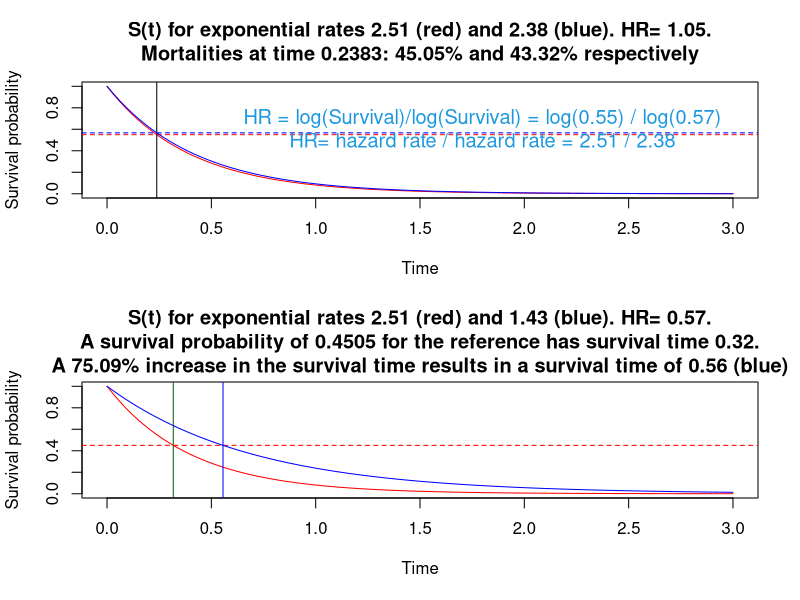

R code for this plot: (Note: this script raises an error after producing the figure.)
  
  # plot exp curves , see my survival presentation code where this has been adapted from..      
  rm(list=ls())
  # https://stackoverflow.com/questions/3245862/format-numbers-to-significant-figures-nicely-in-r
  formatz <- function(x){
    
    if (!is.na(x)  ) {
      
      formatC(signif(x,digits=5), digits=5,format="fg", flag="#",big.mark=",")
      
    }
    
  }
  
  formatz0 <- function(x){
    sprintf(x, fmt = '%s')  
  }
  formatz1 <- function(x){
    sprintf(x, fmt = '%#.1f')  
  }
  formatz2 <- function(x){
    sprintf(x, fmt = '%#.2f')  
  }
  formatz00 <- function(x){
    round(x,0) 
  }
  formatz4 <- function(x){
    sprintf(x, fmt = '%#.4f')  
  }
  #~~~~~~~~~~~~~~~~~~~~~~~~~~~~~~~~~~~~~~~~~~~~~~~~~~~~~~~~~~~~~~~~~~~~~~~~~~~~~~~~~~~~~~~

  lambda  <-runif(1,1,3)                       # this will be a constant hazard rate
  lambda2 <-runif(1,1,3)                       # second curve rate
  
  end <- ceiling(-(log(1-.999)/ lambda))       # for plotting 99th percentile
  s <- seq(0,end, length.out = end+1)          # reasonable x axis
  p=.5                                         # choose survival prop
  p=runif(1)
  ms <- -log(1-p)/lambda                       # survival

 
  
  (time1 <- ms )
  (mort1 <-  exp(-lambda2*  ms  ) ) # e^-lambda*t
  
  # tereneau book p62
  # In the case of exponential distributions, the reciprocal of the ratio of
  # medians (or any other quantile) gives e(b). For example, if we want to
  # detect a 50% increase in median survival time, we would set e(Beta) = 2/3. 
  (log(1-p)/log(mort1))
  lambda/lambda2
  #~~~~~~~~~~~~~~~~~~~~~~~~~~~~~~~~~~~~~~~~~~~~~~~~~~~~~~~~~~~~~~~~~~~~~~~~~~~~~~~~~~~~
  #~~~~~~~~~~~~~~~~~~~~~~~~~~~~~~~~~~~~~~~~~~~Survival function~~~~~~~~~~~~~~~~~~~~~~~~~~~~~~~
  par(mfrow=c(2,1))
  zp <- function(x, shape, scale)
    pweibull(x, shape=shape, scale=scale,lower.tail=F)
  
 
   
  curve(zp(x, shape=1, scale=1/lambda), from=0, to=end, 
         main=paste0("S(t) for exponential rates ",formatz2(lambda)," (red) and ",formatz2(lambda2), " (blue). HR= ",formatz2(lambda/lambda2),".\nMortalities at time ",
                       formatz4(ms),": ",formatz2(p*100),"% and ", 
                    formatz2((1-mort1)*100 ), "% respectively" ),
        ylab='Survival probability', xlab='Time', col="red")
  abline(v=ms )  
  abline(h=1-p , col='red' , lty=2)
  
   
  curve(zp(x, shape=1, scale=1/lambda2), from=0, to=end, #main=paste0("S(t), rate = ",lambda2,""),
        ylab='Survival probability', xlab='Time', col="blue", add=TRUE)
  abline(h=mort1 , col='blue' , lty=2)  # think of exp(-lambda*t) where t is the define line above
  

  text(x = end*.6, y = .7,                # Text with different color & size
       paste0("HR = log(Survival)/log(Survival) = log(",formatz2(1-p),") / log(",formatz2(mort1),")"),
       col = "#1b98e0",
       cex = 1.2)
  
  text(x = end*.6, y = .5,                # Text with different color & size
       paste0("HR= hazard rate / hazard rate = ",formatz2(lambda)," / ",formatz2(lambda2),""),
       col = "#1b98e0",
       cex = 1.2)
 # ratio of two survivals
 A <- -log(1-p)/lambda2
 B <- -log(1-p)/lambda
  
 A/B
 lambda/lambda2
  
 #~~~~~~~~~~~~~~~~~~~~~~~~~~~~~~~~~~~~~~~~~~~~~~~~~~~~~~~~~~~~~~~~~~~~~~~~~~~~~~~~~~~~~~~~~~~~~~~~
 ## instead of survival mortality lets postulated change in the time for survival  
 
  #a 50% increase in median survival time, we would set e(3 =
 
 fact. <-  0.50 # % increase in time for survival of this means
 fact. <-  runif(1) # % increase in time for survival of this means
 #lambda <-  3 # baseline hazard (reference)
 lambda2  <-  lambda/(1+fact.)
 hr    <-  lambda2/lambda
 
 curve(zp(x, shape=1, scale=1/lambda), from=0, to=end, 
       main=paste0("S(t) for exponential rates ",formatz2(lambda)," (red) and ",formatz2(lambda2), " (blue). HR= ",formatz2(hr),".\n A survival probability of ",formatz4(p)," for the reference has survival time ",
                   formatz2(-log(p)/lambda),". \nA ",formatz2(fact.*100) ,"% increase in the survival time results in a survival time of ",formatz2(-log(p)/lambda2)," (blue)"),
       ylab='Survival probability', xlab='Time', col="red")
 abline(v= -log(p)/lambda, col='darkgreen')  
 abline(h=p , col='red' , lty=2)
 abline(v= -log(p)/lambda2 , col='blue')   
 
 curve(zp(x, shape=1, scale=1/lambda2), from=0, to=end,  
       ylab='Survival probability', xlab='Time', col="blue", add=TRUE)
  
 #~~~~~~~~~~~~~~~~~~~~~~~~~~~~~~~~~~~~~~~~~~~~~~~~~~~~~~~~~~~~~~~~~~~~~~~~~~~~~~~~~~~~~~~~~~~~~~~~
 
 par(mfrow=c(1,1))
 
 #~~~~~~~~~~~~~~~~~~~~~~~~~~~~~~~~~~~~~~~~~~~~~~~~~~~~~~~~~~~~~~~~~~~~~~~~~~~~~~~~~~~~~~~~~~~~~~~~~~~~~~~~~~~~~~~~~~~~~~~~~~~~~~~
# Programs that duplicated Stata survival power and Hmisc power calcs and a published paper
# I show how to bild in accrual and follow up too!!
# Here is a link that is useful for Hmisc::cpower
# https://www.math.uzh.ch/consulting/fileadmin/user_upload/Modeling_Survival_Time.pdf
# https://duckduckgo.com/?q=survival+analysis+sample+size&atb=v206-1&iar=videos&iax=videos&ia=videos&iai=https%3A%2F%2Fwww.youtube.com%2Fwatch%3Fv%3Dv18f-Jsqi4c
# the above is nquery video which is very good, see slide 11 nquery powerpoint

# This function is useful for creating d1 an input to Hmisc
# Example 1 nquery, we successfully duplicate it with cpower

  morti <- function ( d0=.5, hr=2/3, time=6){
    
      lambda = -log(1-d0)/time     # hazard rate 
      m = 1 - exp(-lambda*time*hr) # mortality hence subtracting from 1
      return(m)
  } 
  
  morti()
   
d0 <- 0.5
d1 <- morti()
cpower(tref=6, n=352, mc=d0, r= 100*(d0 - d1)/d0, tmin=39/4, 
       accrual=74/4, alpha=.05, pr=TRUE,
       noncomp.c = 0, noncomp.i = 0)

#~~~~~~~~~~~~~~~~~~~~~~~~~~~~~~~~~~~~~~~~~~~~~~~~~~~~~~~~~~~~~~~~~~~~~~~~~~~~~~~~~~~~~~~~~~~~~~~~~~~~~~~~~~~~~~~~~~~~~~~~~~~~~~~
# Example 2, we duplicate the paperhttps://www.ncbi.nlm.nih.gov/pmc/articles/PMC3405221/
# We needed 444 patients to detect an increase in 1-year survival from 29 to
# 40% with 80% power at a 5% significance level, 
# assuming an accrual time of 52 weeks and a minimum follow-up time of 52 weeks.

d0 <- 1-.29
d1 <- 1-.4
cpower(tref=1, n=444, mc=d0, r= 100*(d0 - d1)/d0, tmin=1, 
       accrual=1, alpha=.05, pr=TRUE,
       noncomp.c = 0, noncomp.i = 0)

#~~~~~~~~~~~~~~~~~~~~~~~~~~~~~~~~~~~~~~~~~~~~~~~~~~~~~~~~~~~~~~~~~~~~~~~~~~~~~~~~~~~~~~~~~~~~~~~~~~~~~~~~~~~~~~~~~~~~~~~~~~~~~~~
# example 3 I duplicate the Hmisc help file example
# Simulate a simple 2-arm clinical trial with exponential survival so
# we can compare power simulations of logrank-Cox test with cpower()
# Hazard ratio is constant and patients enter the study uniformly
# with follow-up ranging from 1 to 3 years
# Drop-in probability is constant at .1 and drop-out probability is
# constant at .175.  Two-year survival of control patients in absence
# of drop-in is .8 (mortality=.2).  Note that hazard rate is -log(.8)/2
# Total sample size (both groups combined) is 1000
# % mortality reduction by intervention (if no dropin or dropout) is 25
# This corresponds to a hazard ratio of 0.7283 (computed by cpower)

cpower(tref=2, n=1000, mc=.2, r=25, accrual=2, tmin=1, 
       noncomp.c=10, noncomp.i=17.5)

# repeating it , only rounding is the difference
d0= .2
time=2
hr=0.7283
d1 <- morti(d0=d0, hr= hr, time=time)

cpower(tref=time, n=1000, mc=d0, r=100*(d0 - d1)/d0, accrual=2, tmin=1, 
       noncomp.c=10, noncomp.i=17.5)
 
#~~~~~~~~~~~~~~~~~~~~~~~~~~~~~~~~~~~~~~~~~~~~~~~~~~~~~~~~~~~~~~~~~~~~~~~~~~~~~~~~~~~~~~~~~~~~~~~~~~~~~~~~~~~~~~~~~~~~~~~~~~~~~~~
# Example from Collett, D - Modelling survival data in medical research-CRC Press (2015)
d0= .6
time=5
#hr= log(0.60)/log(0.41)
#d1 <- morti(d0=d0, hr= hr, time=time)
d1=.41

cpower(tref=time, n=400, mc=d0, r=100*(d0 - d1)/d0, accrual=1.5, tmin=2,  # p478 and p482
       noncomp.c=0, noncomp.i=0)
cpower(tref=time, n=400, mc=d0, r=100*(d0 - d1)/d0, accrual=2, tmin=2, # p483
       noncomp.c=0, noncomp.i=0)
cpower(tref=time, n=903, mc=d0, r=100*(d0 - d1)/d0, accrual=20/24, tmin=0,  # p483 no this does not match <-!!
       noncomp.c=0, noncomp.i=0) #?

#~~~~~~~~~~~~~~~~~~~~~~~~~~~~~~~~~~~~~~~~~~~~~~~~~~~~~~~~~~~~~~~~~~~~~~~~~~~~~~~~~~~~~~~~~~~~~~~~~~~~~~~~~~~~~~~~~~~~~~~~~~~~~~~
# Stata survival book p353/354, we duplicate with cpower
# stpower exponential 0.03, hratio(0.6) power(0.9) aperiod(20) fperiod(15)

  hr   <- 0.6
  h    <- 0.03  
  time <- 1/h*(-log(1-0.5))^(1) 
  d0   <- 0.5
  d1   <- morti(d0=d0, hr= hr, time=time)

cpower(tref=time, n=190*2, mc=d0, r=100*(d0 - d1)/d0, accrual=20, tmin=15, 
       noncomp.c=0, noncomp.i=0) #

# mimicking STATA survival p344 2nd example! Yeah! No censoring here! write a function
# stpower exponential 0.03, hratio(0.6) power(0.9) fperiod(35)
# its actually the second example on p344
# stpower exponential 0.03, hratio(0.6) power(0.9) fperiod(35) loghazard detail

simfunx <- function(p=1, hr=.6, n=30, At=20, lambdaC=.018, alpha=0.05, seed=NULL ) {
  
      if (!is.null(seed)) set.seed(seed)
      
      h  <- lambdaC #                    # hazard for exponential using med surv, remeber -log(0.5) is the same 
      ms <- 1/h*(-log(1-0.5))^(p)        # lets show we know how to recreate median survival
      T1 <- 1/h*(-log(runif(n)))^(p)     # weibull times, p=1 so exp, lambda=h
      
      ms2<- ms*hr                        # use the HR to get hazard in other group
      h2 <- log(2)/ms2
      T2 <- 1/h2*(-log(runif(n)))^(p)    # create n weibull times, p=1 so exp, lambda=h2
      
      # lambdaC hazard of censoring
      C1 = rweibull(n, shape=1, scale=1/lambdaC)   # censoring time
      C2 = rweibull(n, shape=1, scale=1/lambdaC)   # censoring time
      
      C1 = rep(100000,n)    # censoring time, basically no censoring due to large time I use here
      C2 = rep(100000,n)    # censoring time  basically no censoring due to large time I use here
      
      time1 = pmin(T1,C1)  # observed time is min of censored and true grp0
      time2 = pmin(T2,C2)  # observed time is min of censored and true grp1
      
      event1 = time1==T1   
      event2 = time2==T2   
      
      event = c(event1,event2)
      Ti = c(time1,time2)
      
      event <- ifelse(Ti >= At, 0, event)
      Ti <-     ifelse(Ti >= At, At, Ti)
      #~~~~~~~~~~~~~~~~~~~~~~~~~~~~~~~~~~~~~~~~~~~~~~~~~~~~~~~~~~~~~~~~~~~~~
      dd <- data.frame(T= Ti, 
                       x = c(rep(1,n), rep(0,n)), 
                       event = event )
      
      l = coxph(Surv(T, event) ~ x, dd)
      
      o <- anova(l)$`Pr(>|Chi|)`[2] # P-value from likelihood ratio test
      
      pow <- o<=alpha
      
      u <- exp(confint(l, level = .9))  [2][[1]]  # use for upper 90% conf interval for non inferiority
      
      n <- (l$n-l$nevent)/l$n  
      
      p <- exp(l$coefficients[[1]])
      
      ev <- l$nevent  # no of events
      
      h1=h
      h2=h2
      
      c(h1,h2,ev,n,p,u,o, pow)
}


simres <- plyr::raply(1000,simfunx(p=1, hr=1/.6, n=294/2, At=35, lambdaC=.03))
simres <- as.data.frame(simres)
names(simres) <- c("h1","h2","no of events", "prop.of.events","HR", "HRUpper90CI","P-value","power")
apply(simres,2, mean)

#~~~~~~~~~~~~~~~~~~~~~~~~~~~~~~~~~~~~~~~~~~~~~~~~~~~~~~~~~~~~~~~~~~~~~~~~~~~~~~~~~~~~~~~~~~~~~~~~~~~~~~~~~
#~~~~~~~~~~~~lets try and simulate follow up and accrual!~~~~~~~~~~~~~~~~~~~~~~~~~~~~~~~~~~~~~~~~~~~~~~~~~
#~~~~~~~~~~~~~~~~~~~~~~~~~~~~~~~~~~~~~~~~~~~~~~~~~~~~~~~~~~~~~~~~~~~~~~~~~~~~~~~~~~~~~~~~~~~~~~~~~~~~~~~~~
# to do this I add runiform numbers created for unform accrual p 353
# stpower exponential 0.03, hratio(0.6) power(0.9) aperiod(20) fperiod(15)

simfunf <- function(p=1, hr=.6, n=30, acc=20, fup=5, lambdaC=.018, alpha=0.05, seed=NULL ) {
  
  if (!is.null(seed)) set.seed(seed)
  
  At <- T1 <- T2 <- D1 <- D2 <- T1a <- T2a <- time1 <- time2 <- l <- NULL
  
  At= acc + fup
  
  h  <- lambdaC #                    # hazard for exponential using med surv, remeber -log(0.5) is the same 
  ms <- 1/h*(-log(1-0.5))^(p)        # lets show we know how to recreate median survival
  T1 <- 1/h*(-log(runif(n)))^(p)     # weibull times, p=1 so exp, lambda=h
  
  ms2<- ms*hr                        # use the HR to get hazard in other group
  h2 <- log(2)/ms2
  T2 <- 1/h2*(-log(runif(n)))^(p)    # create n weibull times, p=1 so exp, lambda=h2
  
  # lambdaC hazard of censoring
  C1 = rweibull(n, shape=1, scale=1/lambdaC)   # censoring time
  C2 = rweibull(n, shape=1, scale=1/lambdaC)   # censoring time
  
  a1 <- runif(n,0,acc) # use these for random uniform accrual times
  a2 <- runif(n,0,acc)
  
  D1 = T1+a1   # add rand uniform to weibull events
  D2 = T2+a2
  
  T1a <- ifelse(D1>At, At,  T1 )  # make sure no time + accrual entry exceeds accrual + follow up
  T2a <- ifelse(D2>At, At,  T2 )  # and replace [rand uniform to weibull events] with original time to event time

  # by pass censoring, so no censoring!
  C1 = rep(100000,n)    # censoring time, basically no censoring
  C2 = rep(100000,n)    # censoring time  basically no censoring
  
  time1 = pmin(T1a,C1)  # observed time is min of censored and true grp0
  time2 = pmin(T2a,C2)  # observed time is min of censored and true grp1
  
  event1 = time1==T1a   
  event2 = time2==T2a   
  
  
  event = c(event1,event2)
  Ti = c(time1,time2)
  
  event <- ifelse(Ti >= At, 0, event)
  Ti <-     ifelse(Ti >= At, At, Ti)
  #~~~~~~~~~~~~~~~~~~~~~~~~~~~~~~~~~~~~~~~~~~~~~~~~~~~~~~~~~~~~~~~~~~~~~
  dd <- data.frame(T= Ti, 
                   x = c(rep(1,n), rep(0,n)), 
                   event = event )
  
  l = coxph(Surv(T, event) ~ x, dd)
  
  o <- anova(l)$`Pr(>|Chi|)`[2] # P-value from likelihood ratio test
  
  pow <- o<=alpha
  
  u <- exp(confint(l, level = .9))  [2][[1]]  # use for upper 90% conf interval for non inferiority
  
  n <- (l$n-l$nevent)/l$n  
  
  p <- exp(l$coefficients[[1]])
  
  ev <- l$nevent  # no of events
  
  h1=h
  h2=h2
  
  c(h1,h2,ev,n,p,u,o, pow)
}

# my god it works!!!
simres <- plyr::raply(1000,simfunf(p=1, hr=.6, n=190,  lambdaC=.018, acc=20, fup=15))
simres <- as.data.frame(simres)
names(simres) <- c("h1","h2","no of events", "prop.of.events","HR", "HRUpper90CI","P-value","power")
apply(simres,2, mean)


# repeat with cpower function!

hr=.6
h  <- .03  
time <- 1/h*(-log(1-0.5))^(1) 
d0=.5

d1 <- morti(d0=d0, hr= hr, time=time)

cpower(tref=time, n=190*2, mc=d0, r=100*(d0 - d1)/d0, accrual=20, tmin=15, 
       noncomp.c=0, noncomp.i=0) #?


#END


## Example p169 Moore's book, not complete.
 
lambda0 = 0.0673
lambda1 = 0.0336

hr=lambda0/lambda1
h  <- lambda0 
time <- 1/h*(-log(1-0.5))^(1) 
d0=.5

d1 <- morti(d0=d0, hr= hr, time=time)
 

cpower(tref=time, n=152/2, mc=d0, r=100*(d0 - d1)/d0, accrual=12, tmin=6, 
       noncomp.c=0, noncomp.i=0) #?


lambda0 = 0.0673
lambda1 = 0.0336

hr=lambda0/lambda1
h  <- lambda0 
time <- 1/h*(-log(1-0.5))^(1) 
d0=.5

d1 <- morti(d0=d0, hr= hr, time=time)

cpower(tref=time, n=152/2, mc=d0, r=100*(d0 - d1)/d0, accrual=12, tmin=6, 
       noncomp.c=0, noncomp.i=0) #?













































 

# STATA MANuAL, hmmm not matching!

# d0= 1- .36
# time=35
# hr= .6
# d1 <- 1-.36^hr #morti(d0=d0, hr= hr, time=time)
#  
# cpower(tref=time, n=147*2, mc=d0, r=100*(d0 - d1)/d0, accrual=35, tmin=0, 
#        noncomp.c=0, noncomp.i=0)
# 
# 
# # d0= 1- .36
# # time=35
# # hr= .4
# # d1 <- morti(d0=d0, hr= hr, time=time)
# 
# h1 =0.030
# h2 =0.018
# hr = h2/h1
# 
# time=log(2)/h1
# d0= .5
#  
# d1 <- morti(d0=d0, hr= hr, time=time)
# 
# 
# cpower(tref=time, n=150*2, mc=d0, r=100*(d0 - d1)/d0, accrual=35, tmin=0, 
#        noncomp.c=0, noncomp.i=0)
#  



























 

 